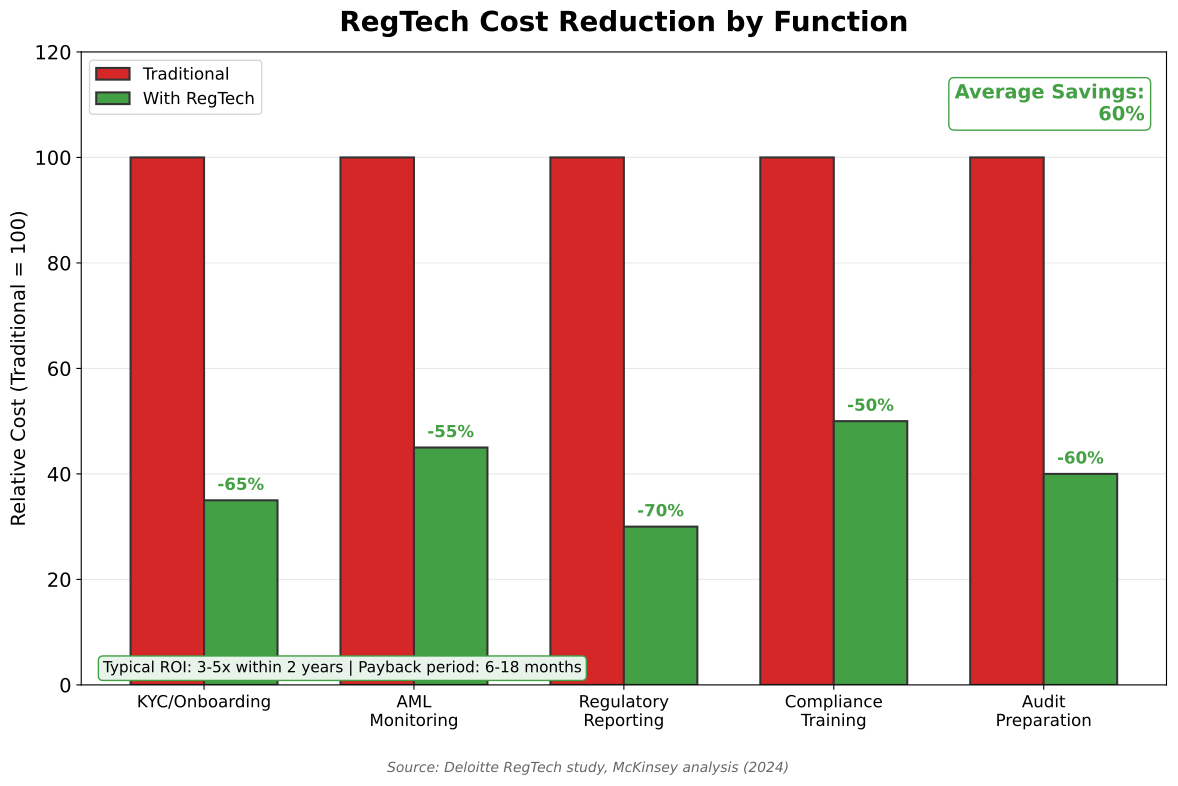

Generate this figure with Python:
"""
RegTech Cost Savings
Shows ROI and cost savings from RegTech implementation

Output: regtech_cost_savings.pdf
Module: module_01_fintech
Lesson: 10 - RegTech
"""

from pathlib import Path
import matplotlib.pyplot as plt
import numpy as np

CHART_METADATA = {
    'title': 'RegTech Cost Savings',
    'module': 'module_01_fintech',
    'lesson': 10,
    'url': 'https://github.com/Digital-AI-Finance/digital-finance/tree/main/module_01_fintech/figures/regtech_cost_savings'
}

plt.rcParams.update({
    'font.size': 14,
    'axes.labelsize': 14,
})

def create_chart():
    """Create RegTech cost savings comparison chart"""
    fig, ax = plt.subplots(figsize=(12, 8))

    categories = ['KYC/Onboarding', 'AML\nMonitoring', 'Regulatory\nReporting', 'Compliance\nTraining', 'Audit\nPreparation']
    traditional = [100, 100, 100, 100, 100]  # Baseline
    regtech = [35, 45, 30, 50, 40]  # Cost with RegTech (as % of traditional)

    x = np.arange(len(categories))
    width = 0.35

    bars1 = ax.bar(x - width/2, traditional, width, label='Traditional', color='#D62728',
                   edgecolor='#333333', lw=1.5)
    bars2 = ax.bar(x + width/2, regtech, width, label='With RegTech', color='#44A044',
                   edgecolor='#333333', lw=1.5)

    ax.set_ylabel('Relative Cost (Traditional = 100)', fontsize=14)
    ax.set_title('RegTech Cost Reduction by Function', fontsize=20, fontweight='bold', pad=15)
    ax.set_xticks(x)
    ax.set_xticklabels(categories, fontsize=12)
    ax.legend(fontsize=12)
    ax.set_ylim(0, 120)
    ax.yaxis.grid(True, alpha=0.3)
    ax.set_axisbelow(True)

    # Add savings labels
    for i, (trad, reg) in enumerate(zip(traditional, regtech)):
        savings = trad - reg
        ax.annotate(f'-{savings}%',
                   xy=(x[i] + width/2, reg),
                   xytext=(0, 5), textcoords="offset points",
                   ha='center', va='bottom', fontsize=12, fontweight='bold', color='#44A044')

    # Average savings
    avg_savings = 100 - np.mean(regtech)
    ax.text(0.98, 0.95, f'Average Savings:\n{avg_savings:.0f}%',
           transform=ax.transAxes, fontsize=14, fontweight='bold',
           ha='right', va='top', color='#44A044',
           bbox=dict(boxstyle='round', facecolor='white', edgecolor='#44A044'))

    # ROI note
    ax.text(0.02, 0.02, 'Typical ROI: 3-5x within 2 years | Payback period: 6-18 months',
           transform=ax.transAxes, fontsize=11,
           bbox=dict(boxstyle='round', facecolor='#E8F4EA', edgecolor='#44A044'))

    # Source
    fig.text(0.5, 0.02, 'Source: Deloitte RegTech study, McKinsey analysis (2024)',
            fontsize=10, ha='center', style='italic', color='#666666')

    plt.tight_layout(rect=[0, 0.05, 1, 1])

    output_path = Path(__file__).parent / 'regtech_cost_savings.pdf'
    plt.savefig(output_path, format='pdf', dpi=300, bbox_inches='tight')
    plt.close()
    print(f"Chart saved to: {output_path}")
    return output_path

if __name__ == '__main__':
    create_chart()
